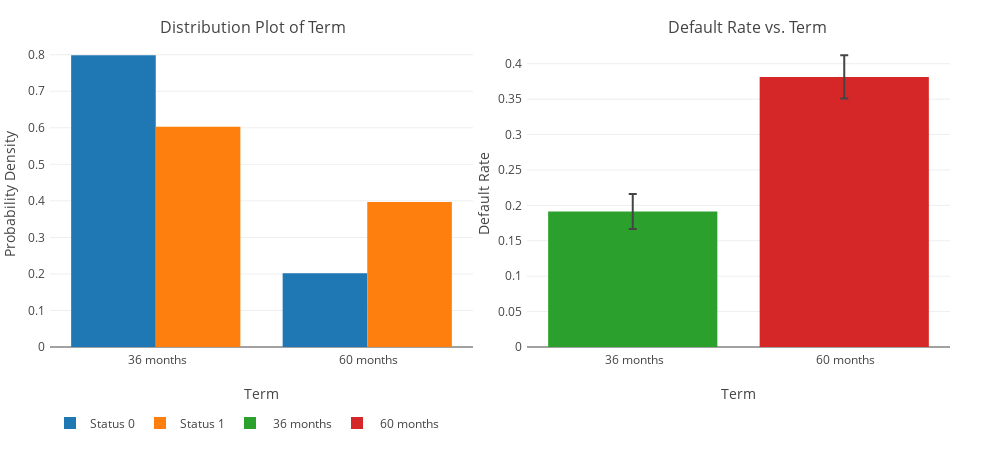

Source (notebook cell):
### Markdown cell above
# Categorical Features

### Code cell
# term
feature = 'term'
iplot(discrete_plot(data=train, feature=feature, width=1000, height=450))

### Figure 1 — Plotly figure (JSON) as saved in the notebook; plotly's stock layout.template omitted (floating-point values rounded to 4 significant figures)
{"data": [{"name": "Status 0", "type": "bar", "uid": "87a34252-910b-11e8-84a0-88e9fe51b829", "x": [" 36 months", " 60 months"], "xaxis": "x", "y": [0.7983, 0.2017], "yaxis": "y"}, {"name": "Status 1", "type": "bar", "uid": "87a499a4-910b-11e8-954d-88e9fe51b829", "x": [" 36 months", " 60 months"], "xaxis": "x", "y": [0.6029, 0.3971], "yaxis": "y"}, {"error_y": {"array": [0.02466], "visible": true}, "name": " 36 months", "type": "bar", "uid": "87b0b05e-910b-11e8-bc7c-88e9fe51b829", "x": [" 36 months"], "xaxis": "x2", "y": [0.1912], "yaxis": "y2"}, {"error_y": {"array": [0.03046], "visible": true}, "name": " 60 months", "type": "bar", "uid": "87b2f9b8-910b-11e8-87b3-88e9fe51b829", "x": [" 60 months"], "xaxis": "x2", "y": [0.3813], "yaxis": "y2"}], "layout": {"annotations": [{"font": {"size": 16}, "showarrow": false, "text": "Distribution Plot of Term", "x": 0.225, "xanchor": "center", "xref": "paper", "y": 1, "yanchor": "bottom", "yref": "paper"}, {"font": {"size": 16}, "showarrow": false, "text": "Default Rate vs. Term", "x": 0.775, "xanchor": "center", "xref": "paper", "y": 1, "yanchor": "bottom", "yref": "paper"}], "height": 450, "legend": {"orientation": "h", "xanchor": "auto", "y": -0.2}, "margin": {"b": 50, "l": 50, "pad": 4, "r": 50, "t": 40}, "width": 1000, "xaxis": {"anchor": "y", "domain": [0, 0.47], "title": "Term"}, "xaxis2": {"anchor": "y2", "domain": [0.53, 1], "title": "Term"}, "yaxis": {"anchor": "x", "domain": [0, 1], "title": "Probability Density"}, "yaxis2": {"anchor": "x2", "domain": [0, 1], "title": "Default Rate"}}}
